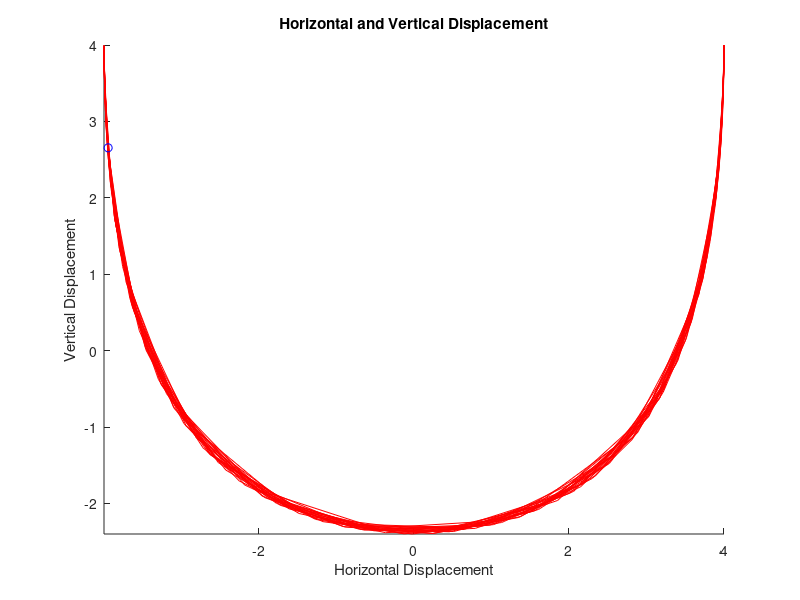

This figure's MATLAB source:
% Plot the x and y positions of the pendulum
function res = pendulumSim()
    % Start conditions
    g = 9.8;           % m/s^2, acceleration due to gravity
    length = 4;        % m, rest length of the pendulum
    startAngle = pi/2; % Initial starting angle
    startOmega = 0;    % Start with no speed

    % Call ode45
    [t, result] = ode45(@movePendulum, [0, 50], [startAngle, startOmega]);
    result1 = result(:,1);
    result2 = result(:,2);

    % Convert from circular to cartesian
    x = length*sin(result1);
    y = length*cos(result2);
    
    % Plot the points
    hold on
    xlabel('Horizontal Displacement');
    ylabel('Vertical Displacement');
    title('Horizontal and Vertical Displacement')
    comet(x,y)
    
    % Update equations of motion
     function res = movePendulum(~, CurrentValues)
         
         % Unpack the vector
         % Theta, indicating distance traveled from start (analogous to
         % displacement)
         theta = CurrentValues(1);
         
         % Omega, derivaptive of theta (analogous to velocity)
         omega = CurrentValues(2);

         % Pendulum motion equation (analogous to translational
         % acceleration)
         angularAcceleration = -g/length * sin(theta);
         
         % Return the results, keep in mind ode45 will intergrate
         res = [omega; angularAcceleration];
    end 
end